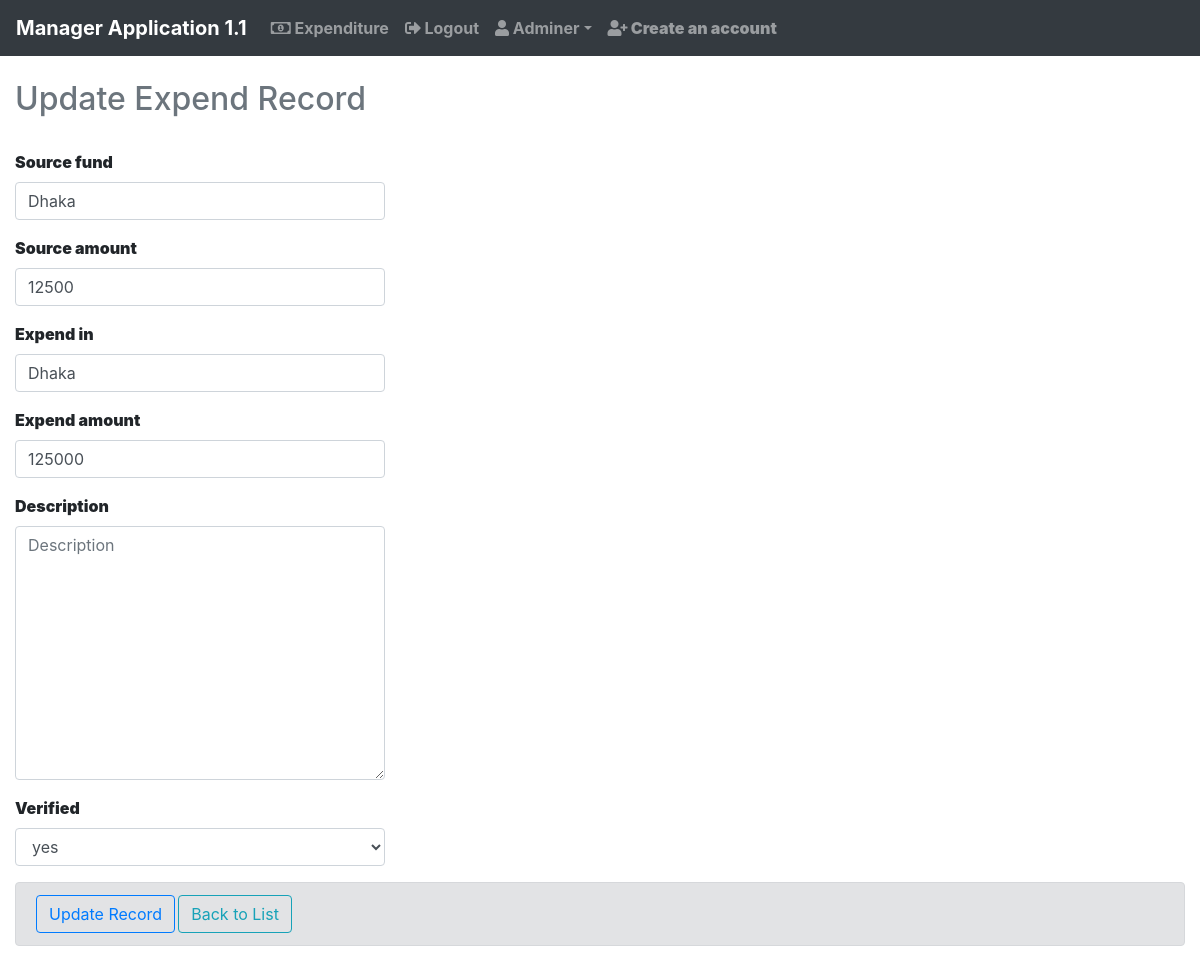
The app's page /accounts/expenditure/update/3 (signed in) with its own data.
### account/models.py (models this page shows, shortened)
class Expend(models.Model):
    select = (
        ('yes', 'yes'),
        ('no', 'no')
    )
    by_user = models.CharField(max_length=255, blank=False, unique=False, null=True)
    added_date = models.DateTimeField(auto_now_add=True)
    updated_date = models.DateTimeField(auto_now=True)
    source_fund = models.CharField(max_length=255)
    source_amount = models.PositiveIntegerField()
    expend_in = models.CharField(max_length=255)
    expend_amount = models.PositiveIntegerField()
    description = models.TextField(blank=True)
    verified = models.CharField(choices=select, max_length=255, default='no')

### account/views.py (the view)
# urls.py: path('expenditure/update/<int:pk>', login_required(views.ExpendUpdateView.as_view()), name="expend_update"),
class ExpendUpdateView(UpdateView):
    model = models.Expend
    template_name = 'expend/expend_form.html'
    success_url = ''
    context_object_name = 'form'
    fields = ('source_fund', 'source_amount', 'expend_in', 'expend_amount', 'description', 'verified')

### account/templates/expend/expend_form.html (shortened to what this page needs)
{% extends 'base.html' %}
{% block content %}
{% if form.instance.pk %}
    {% if request.user.is_authenticated and request.user.is_superuser %}
    {% load bootstrap4 %}
    <div class="container-fluid">
            <form method="post">
                <div class="row">
                    <div class="col-md-4">
                        <h2 class="text-muted">Update Expend Record</h2><br>
                        {% bootstrap_form form %}
                    </div>
                </div>
                <div class="alert alert-secondary">
                   {% if form.instance.pk %}
                    <input type="submit" class="btn btn-md btn-outline-primary" value="Update Record">
                    {% else %}
                    <input type="submit" class="btn btn-md btn-outline-primary" value="Save Record">
                    {% endif %}
                    <a type="submit" class="btn btn-md btn-outline-info" href="{% url 'account:expend' %}">Back to List</a>
                 </div>
            </form>
    </div>
    {% endif %}
{% else %}
{% load bootstrap4 %}
{% endif %}
{% endblock %}

### templates/base.html (shortened to what this page needs)
<!DOCTYPE html>
{% load staticfiles %}
<html lang="en">
<head>
    <link rel="stylesheet" href="https://use.fontawesome.com/releases/v5.0.8/css/all.css">
    <link rel="stylesheet" href="https://maxcdn.bootstrapcdn.com/bootstrap/4.0.0/css/bootstrap.min.css">
</head>
<body>
    <nav class="navbar navbar-expand-lg navbar-dark bg-dark">
        <a class="navbar-brand" href="{% url 'account:home' %}"><b>Manager Application 1.1</b></a>
        <div class="collapse navbar-collapse" id="navbarNavDropdown">
            <ul class="navbar-nav mr-auto">
                {% if request.user.is_authenticated %}
                    <li class="nav-item">
                        <b><a class="nav-link" href="{% url 'account:expend' %}"><i class="far fa-money-bill-alt"></i> Expenditure</a></b>
                    </li>
                    <li class="nav-item">
                        <b><a class="nav-link" href="{% url 'account:logout' %}"><i class="fas fa-sign-out-alt"></i> Logout</a></b>
                    </li>
                    <li class="nav-item dropdown">
                        <a  class="nav-link dropdown-toggle" id="navbarDropdownMenuLink" data-toggle="dropdown" aria-haspopup="true" aria-expanded="false" href="#"><b><i class="fas fa-user"></i> {{ request.user.username|title }}<b></a>
                    </li>
                    {% if request.user.is_authenticated and request.user.is_superuser %}
                        <li class="nav-item">
                            <b><a class="nav-link" href="{% url 'account:signup' %}"><i class="fas fa-user-plus"></i> Create an account</a></b>
                        </li>
                    {% endif %}
                {% else %}
                    <li class="nav-item">
                        <b><a class="nav-link" href="{% url 'account:login' %}">Login</a></b>
                    </li>
                {% endif %}
            </ul>
        </div>
    </nav>
{% block header %}
<br/>
{% endblock %}
{% block content %}{% endblock %}
{% block footer %}
<br/>
{% endblock %}
</body>
</html>

### records on screen
Expend: source_fund "Dhaka", source_amount "12500", expend_in "Dhaka", expend_amount "125000", verified "yes"

### other values on screen
{{ request.user.username|title }} "Adminer"
